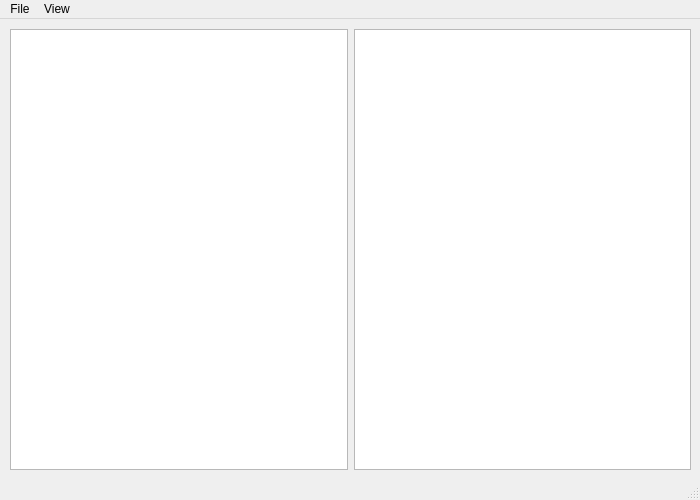
<?xml version="1.0" encoding="UTF-8"?>
<ui version="4.0">
 <class>MainWindow</class>
 <widget class="QMainWindow" name="MainWindow">
  <property name="geometry">
   <rect>
    <x>0</x>
    <y>0</y>
    <width>700</width>
    <height>500</height>
   </rect>
  </property>
  <property name="minimumSize">
   <size>
    <width>700</width>
    <height>500</height>
   </size>
  </property>
  <property name="windowTitle">
   <string>MainWindow</string>
  </property>
  <widget class="QWidget" name="centralwidget">
   <widget class="QWidget" name="">
    <property name="geometry">
     <rect>
      <x>10</x>
      <y>10</y>
      <width>681</width>
      <height>441</height>
     </rect>
    </property>
    <layout class="QHBoxLayout" name="horizontalLayout">
     <item>
      <widget class="QTextEdit" name="textEdit"/>
     </item>
     <item>
      <widget class="QTextEdit" name="textEdit_2">
       <property name="readOnly">
        <bool>true</bool>
       </property>
      </widget>
     </item>
    </layout>
   </widget>
  </widget>
  <widget class="QMenuBar" name="menubar">
   <property name="geometry">
    <rect>
     <x>0</x>
     <y>0</y>
     <width>700</width>
     <height>21</height>
    </rect>
   </property>
   <widget class="QMenu" name="menuFile">
    <property name="title">
     <string>File</string>
    </property>
    <addaction name="actionNew"/>
    <addaction name="actionOpen"/>
    <addaction name="actionSave"/>
    <addaction name="actionSave_As"/>
   </widget>
   <widget class="QMenu" name="menuView">
    <property name="title">
     <string>View</string>
    </property>
    <addaction name="actionEditor_Only"/>
    <addaction name="actionViewer_Only"/>
    <addaction name="actionSplit_View"/>
   </widget>
   <addaction name="menuFile"/>
   <addaction name="menuView"/>
  </widget>
  <widget class="QStatusBar" name="statusbar"/>
  <action name="actionSave">
   <property name="text">
    <string>Save</string>
   </property>
   <property name="statusTip">
    <string>Save entry</string>
   </property>
   <property name="whatsThis">
    <string/>
   </property>
   <property name="shortcut">
    <string>Ctrl+S</string>
   </property>
  </action>
  <action name="actionOpen">
   <property name="text">
    <string>Open</string>
   </property>
   <property name="statusTip">
    <string>Open an existing entry</string>
   </property>
   <property name="shortcut">
    <string>Ctrl+O</string>
   </property>
  </action>
  <action name="actionSave_As">
   <property name="text">
    <string>Save As</string>
   </property>
   <property name="statusTip">
    <string>Save entry as...</string>
   </property>
   <property name="shortcut">
    <string>Ctrl+Shift+S</string>
   </property>
  </action>
  <action name="actionNew">
   <property name="text">
    <string>New</string>
   </property>
   <property name="statusTip">
    <string>Create a new entry</string>
   </property>
   <property name="shortcut">
    <string>Ctrl+N</string>
   </property>
  </action>
  <action name="actionEditor_Only">
   <property name="text">
    <string>Editor Only</string>
   </property>
  </action>
  <action name="actionViewer_Only">
   <property name="text">
    <string>Viewer Only</string>
   </property>
  </action>
  <action name="actionSplit_View">
   <property name="text">
    <string>Split View</string>
   </property>
  </action>
 </widget>
 <resources/>
 <connections/>
</ui>
